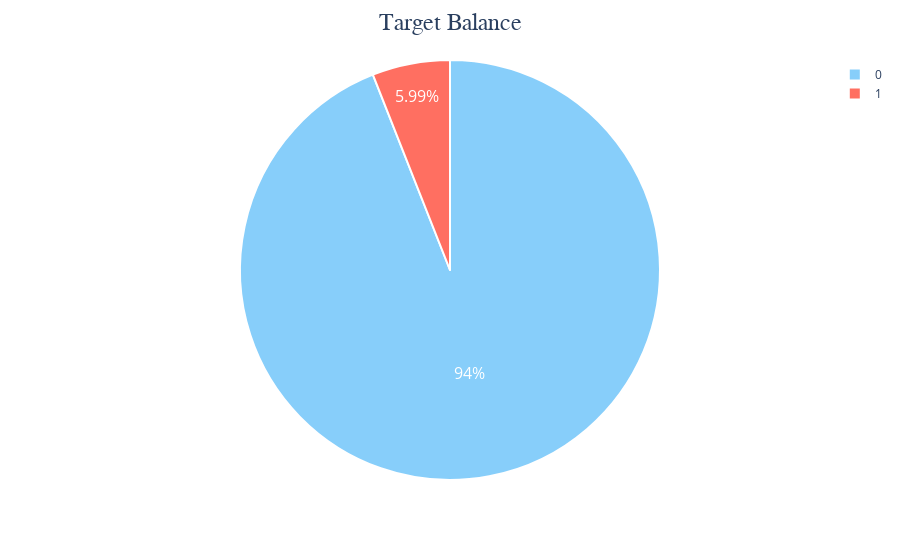

Write notebook code for a chart like this one.
### Code cell
fig = px.pie(
    fraud_counts,
    names='FraudFound_P',
    values='Count',
    color='FraudFound_P',
    color_discrete_map={0: '#87CEFA', 1: '#FF6F61'}
)

fig.update_traces(
    textinfo='percent',
    textfont={'size': 16, 'color': 'white'},
    marker=dict(line=dict(color='white', width=2))
)

fig.update_layout(
    title={
        'text': 'Target Balance',
        'x': 0.5,
        'font': {'family': "Arial, sans-serif", 'size': 24}
    }
)

fig.show()

### Figure 1 — Plotly figure (JSON) as saved in the notebook; plotly's stock layout.template omitted (floating-point values rounded to 4 significant figures)
{"data": [{"customdata": [[0], [1]], "domain": {"x": [0, 1], "y": [0, 1]}, "hovertemplate": "FraudFound_P=%{customdata[0]}<br>Count=%{value}<extra></extra>", "labels": [0, 1], "legendgroup": "", "marker": {"colors": ["#87CEFA", "#FF6F61"], "line": {"color": "white", "width": 2}}, "name": "", "showlegend": true, "textfont": {"color": "white", "size": 16}, "textinfo": "percent", "type": "pie", "values": [14497, 923]}], "layout": {"legend": {"tracegroupgap": 0}, "margin": {"t": 60}, "title": {"font": {"family": "Arial, sans-serif", "size": 24}, "text": "Target Balance", "x": 0.5}}}
